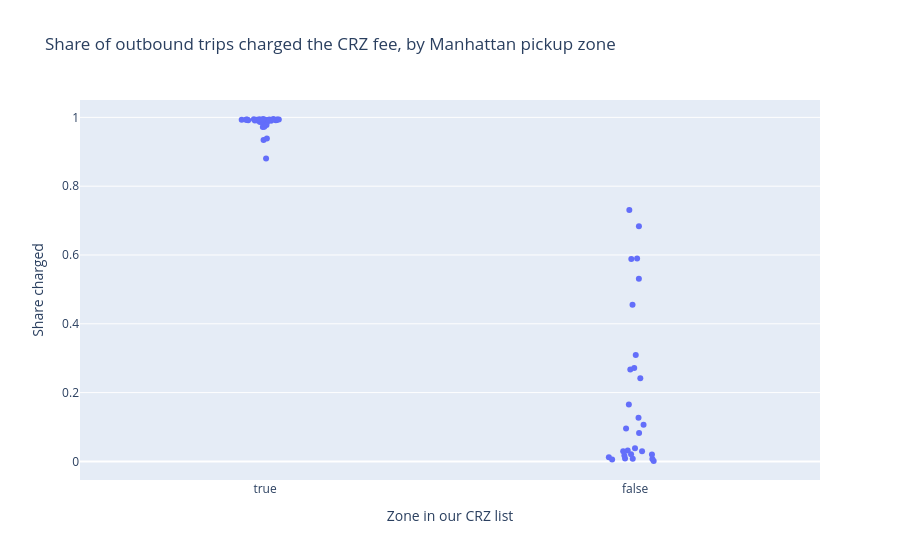

Source (notebook cell):
### Markdown cell above
## 1. Does our CRZ zone list match where the fee was actually charged?

This checks our definition against the data before using it. Trips that start in a
Manhattan zone and end in another borough should be charged if, and only if, the pickup
zone is in the CRZ.

### Code cell
val = con.execute("select * from crz_zone_validation order by is_crz desc, pct_charged_cbd_fee").df()
px.strip(val, x="is_crz", y="pct_charged_cbd_fee", hover_name="zone",
         title="Share of outbound trips charged the CRZ fee, by Manhattan pickup zone",
         labels={"is_crz": "Zone in our CRZ list", "pct_charged_cbd_fee": "Share charged"}).show()
val[(val["is_crz"] & (val["pct_charged_cbd_fee"] < 0.9)) | (~val["is_crz"] & (val["pct_charged_cbd_fee"] > 0.5))]

### Figure 1 — Plotly figure (JSON) as saved in the notebook; plotly's stock layout.template omitted (floating-point values rounded to 4 significant figures)
{"data": [{"alignmentgroup": "True", "boxpoints": "all", "fillcolor": "rgba(255,255,255,0)", "hoveron": "points", "hovertemplate": "<b>%{hovertext}</b><br><br>Zone in our CRZ list=%{x}<br>Share charged=%{y}<extra></extra>", "hovertext": ["Battery Park City", "World Trade Center", "Financial District South", "West Chelsea/Hudson Yards", "Clinton West", "Battery Park", "Alphabet City", "Financial District North", "Seaport", "Meatpacking/West Village West", "TriBeCa/Civic Center", "Two Bridges/Seward Park", "Kips Bay", "Chinatown", "SoHo", "Flatiron", "Little Italy/NoLiTa", "UN/Turtle Bay South", "Sutton Place/Turtle Bay North", "Union Sq", "Greenwich Village North", "Greenwich Village South", "West Village", "Hudson Sq", "Gramercy", "Midtown Center", "East Chelsea", "Midtown East", "Lower East Side", "Murray Hill", "Midtown North", "Stuy Town/Peter Cooper Village", "Penn Station/Madison Sq West", "East Village", "Garment District", "Midtown South", "Clinton East", "Times Sq/Theatre District", "Marble Hill", "Roosevelt Island", "Highbridge Park", "Inwood", "Inwood Hill Park", "Washington Heights North", "Washington Heights South", "Central Harlem North", "Hamilton Heights", "Randalls Island", "East Harlem North", "Central Harlem", "Manhattanville", "Morningside Heights", "East Harlem South", "Bloomingdale", "Manhattan Valley", "Upper West Side North", "Yorkville East", "Upper East Side North", "Yorkville West", "Upper West Side South", "Lenox Hill East", "Central Park", "Lincoln Square West", "Lenox Hill West", "Upper East Side South", "Lincoln Square East"], "legendgroup": "", "line": {"color": "rgba(255,255,255,0)"}, "marker": {"color": "#636efa"}, "name": "", "offsetgroup": "", "orientation": "v", "pointpos": 0, "showlegend": false, "type": "box", "x": [true, true, true, true, true, true, true, true, true, true, true, true, true, true, true, true, true, true, true, true, true, true, true, true, true, true, true, true, true, true, true, true, true, true, true, true, true, true, false, false, false, false, false, false, false, false, false, false, false, false, false, false, false, false, false, false, false, false, false, false, false, false, false, false, false, false], "x0": " ", "xaxis": "x", "y": [0.8803, 0.934, 0.9382, 0.9719, 0.9729, 0.9781, 0.9816, 0.9822, 0.9839, 0.9865, 0.9867, 0.9882, 0.9904, 0.991, 0.9911, 0.9915, 0.9916, 0.9916, 0.9917, 0.9919, 0.9924, 0.9925, 0.9926, 0.9927, 0.9929, 0.993, 0.9931, 0.9933, 0.9933, 0.9933, 0.9936, 0.9938, 0.9938, 0.9939, 0.9942, 0.9945, 0.995, 0.9953, 0.00121, 0.005281, 0.007003, 0.007536, 0.008333, 0.01234, 0.01718, 0.01978, 0.02116, 0.02938, 0.02974, 0.03182, 0.03828, 0.0828, 0.09543, 0.1069, 0.1267, 0.1651, 0.2417, 0.267, 0.2716, 0.3096, 0.4554, 0.5308, 0.5882, 0.59, 0.6832, 0.731], "y0": " ", "yaxis": "y"}], "layout": {"boxmode": "group", "legend": {"tracegroupgap": 0}, "title": {"text": "Share of outbound trips charged the CRZ fee, by Manhattan pickup zone"}, "xaxis": {"anchor": "y", "domain": [0, 1], "title": {"text": "Zone in our CRZ list"}}, "yaxis": {"anchor": "x", "domain": [0, 1], "title": {"text": "Share charged"}}}}
